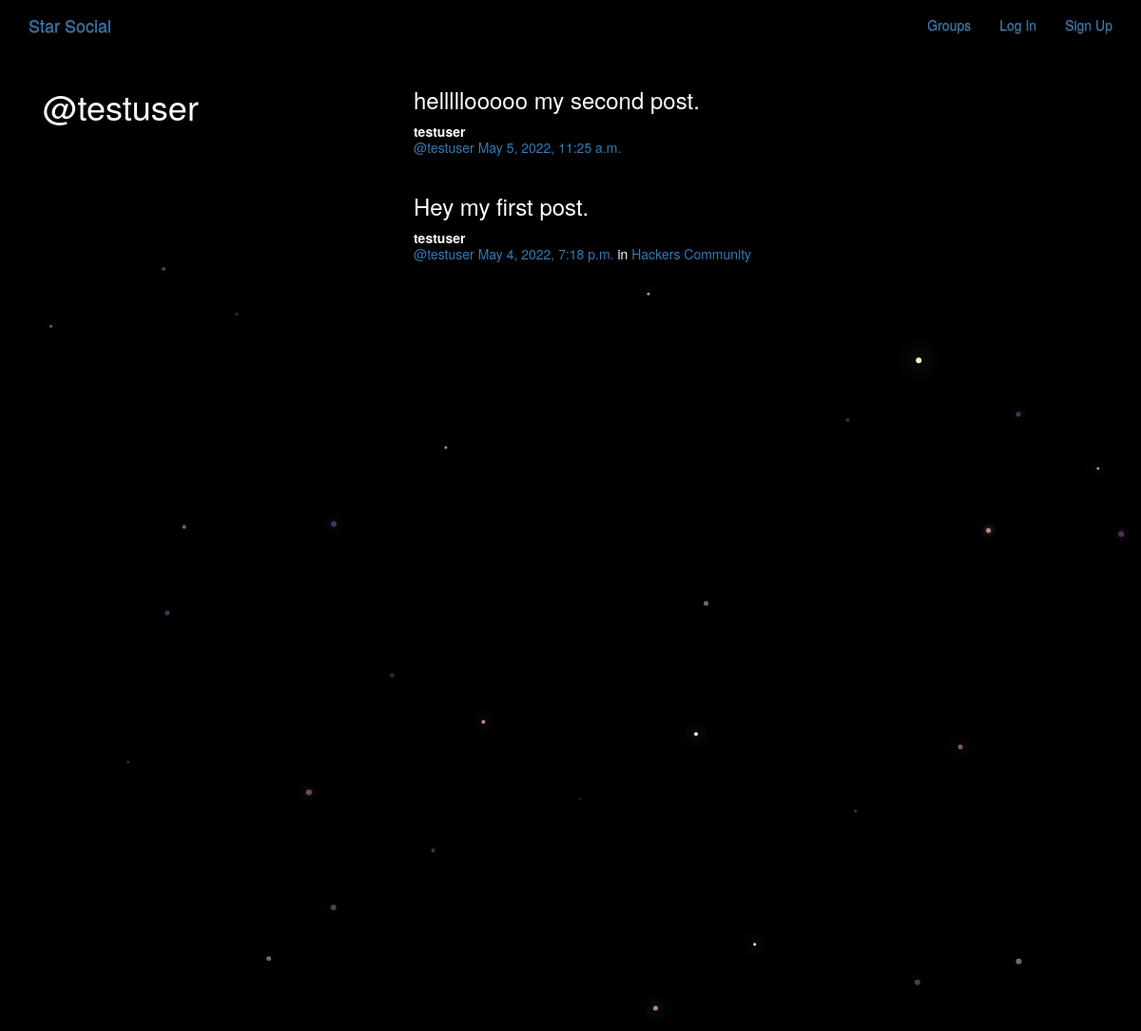
Screenshot of /posts/by/testuser/ with the database file from the repository.
### posts/models.py (models this page shows, shortened)
class Post(models.Model):
	user = models.ForeignKey(User, related_name='posts', on_delete=models.CASCADE)
	created_at = models.DateTimeField(auto_now=True)
	message = models.TextField()
	message_html = models.TextField(editable=False)
	group = models.ForeignKey(Group, related_name='posts', null=True, blank=True, on_delete=models.CASCADE)
	class Meta:
		ordering = ['-created_at']
		unique_together = ['user', 'message']

### groups/models.py (models this page shows, shortened)
class Group(models.Model):
	name = models.CharField(max_length=255, unique=True)
	slug = models.SlugField(allow_unicode=True, unique=True)
	description = models.TextField(blank=True, default='')
	description_html = models.TextField(editable=False, default='', blank=True)
	members = models.ManyToManyField(User, through='GroupMember')
	class Meta:
		ordering = ['name']

### posts/views.py (the view)
# urls.py: re_path(r'by/(?P<username>[-\w]+)/$', views.UserPosts.as_view(), name='for_user'),
class UserPosts(generic.ListView):
	model = models.Post
	template_name = 'posts/user_post_list.html'
	def get_queryset(self):
		try:
			self.post_user = User.objects.prefetch_related('posts').get(username__iexact=self.kwargs.get('username'))
		except User.DoesNotExist:
			raise Http404
		else:
			return self.post_user.posts.all()
	def get_context_data(self, **kwargs):
		context = super().get_context_data(**kwargs)
		context['post_user'] = self.post_user
		return context

### posts/templates/posts/user_post_list.html
{% extends "posts/post_base.html" %}
{% block prepost %}
<div class="col-md-4">
	<h1>@{{post_user.username}}</h1>
</div>
{% endblock %}
{% block post_content %}
<div class="col-md-8">
	{% for post in post_list %}
		{% include "posts/_post.html" %}
	{% endfor %}
</div>
{% endblock %}

### posts/templates/posts/_post.html (shortened to what this page needs)
<div class="post media">
	<h3>{{post.message_html|safe}}</h3>
	<div class="media-body">
		<strong>{{post.user.username}}</strong>
		<h5 class="media-heading">
		<span class="username">
			<a href="{% url 'posts:for_user' username=post.user.username%}">@{{post.user.username}}</a>
		</span>
		<time class="time">
			<a href="{% url 'posts:single' username=post.user.username pk=post.pk %}">{{post.created_at}}</a>
		</time>
		{% if post.group %}
		<span class="group-name">in <a href="#">{{post.group.name}}</a>
		</span>
		{% endif %}
		</h5>
	</div>
</div>

### static/social/css/master.css (style rules this page uses)
body { margin: 0; overflow: hidden; background-color: black; color: white; }

### rows the page displays
Post: message_html "helllllooooo my second post.", user.username "testuser", created_at "May 5, 2022, 11:25 a.m."
Post: message_html "Hey my first post.", user.username "testuser", created_at "May 4, 2022, 7:18 p.m.", group.name "Hackers Community"

### other values shown
{{ post_user.username }} "testuser"
